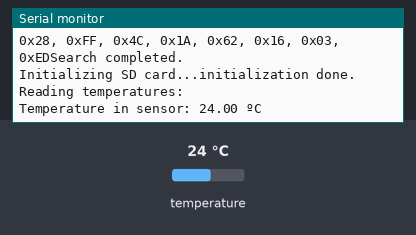
The sketch below on a simulated Arduino Uno, built with avr-gcc and run on an emulated ATmega328P. On the bench: the last lines printed to the serial monitor. The inputs (shaded band) are chosen by the test bench; at power-on: temperature 24 °C. Storage starts empty.

Above: at 1.3 s.
1.4 s: temperature set to 12 °C
At 2.6 s:
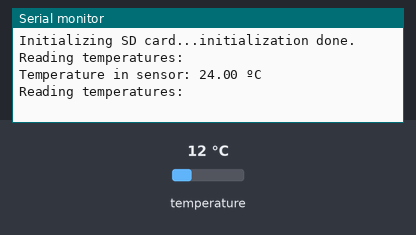
3.5 s: temperature set to 19 °C
At 5.3 s:
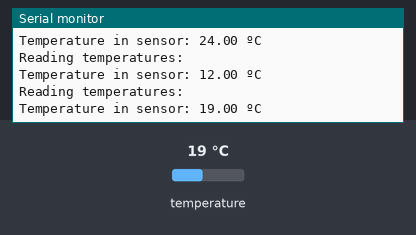
Timing chart, 0 to 6.8 s (numbered marks = the images above; inputs shaded):
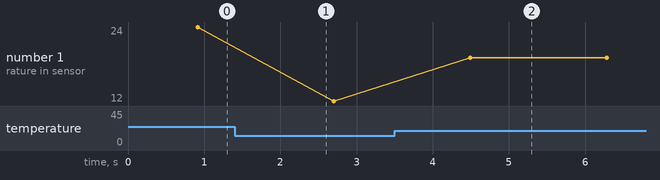

The sketch:

sketch_jul03d.ino
```cpp
#include <OneWire.h>
#include <DallasTemperature.h>
#include <SPI.h>
#include <SD.h>

File myFile;
const int oneWirePin = 2;

OneWire oneWireBus(oneWirePin);
DallasTemperature sensor(&oneWireBus);

void setup() {
  Serial.begin(9600);
  sensor.begin();
  discoverOneWireDevices();

  while (!Serial) {
    ; // wait for serial port to connect. Needed for native USB port only
  }
  Serial.print("Initializing SD card...");

  if (!SD.begin(53)) {
    Serial.println("initialization failed!");
    while (1);
  }
  Serial.println("initialization done.");
}

void discoverOneWireDevices(void) {
  byte i;
  byte present = 0;
  byte data[12];
  byte addr[8];

  myFile = SD.open("test.txt", FILE_WRITE);
  Serial.println("Looking for 1-Wire devices");
  myFile.println("Looking for 1-Wire devices");
  while(oneWireBus.search(addr)) {
    Serial.println("1-Wire device found in this direcion");
    myFile.println("1-Wire device found in this direcion");

    for( i = 0; i < 8; i++) {
      Serial.print("0x");
      if (addr[i] < 16) {
        Serial.print('0');
      }
      Serial.print(addr[i], HEX);
      if (i < 7) {
        Serial.print(", ");
      }
    }
    if ( OneWire::crc8( addr, 7) != addr[7]) {
        Serial.println("Device error.");
        myFile.println("Device error.");
        return;
    }
  }
  Serial.println("Search completed.");
  myFile.println("Search completed.");
  oneWireBus.reset_search();
  myFile.close();
  return;
}

void loop() {
  myFile = SD.open("test.txt", FILE_WRITE);
  Serial.println("Reading temperatures: ");
  myFile.println("Reading temperatures: ");
  sensor.requestTemperatures();

  Serial.print("Temperature in sensor: ");
  Serial.print(sensor.getTempCByIndex(0));
  Serial.println(" ºC");
  myFile.print("Temperature in sensor: ");
  myFile.print(sensor.getTempCByIndex(0));
  myFile.println(" ºC");

  myFile.close();
  delay(1000);
}
```

Measured:
- after the input at 3.5 s, the serial monitor: prints a new line after 0.99 s (image 2)
- plotted number 1: 24 → 12 after the input at 1.4 s, 12 → 19 after the input at 3.5 s
